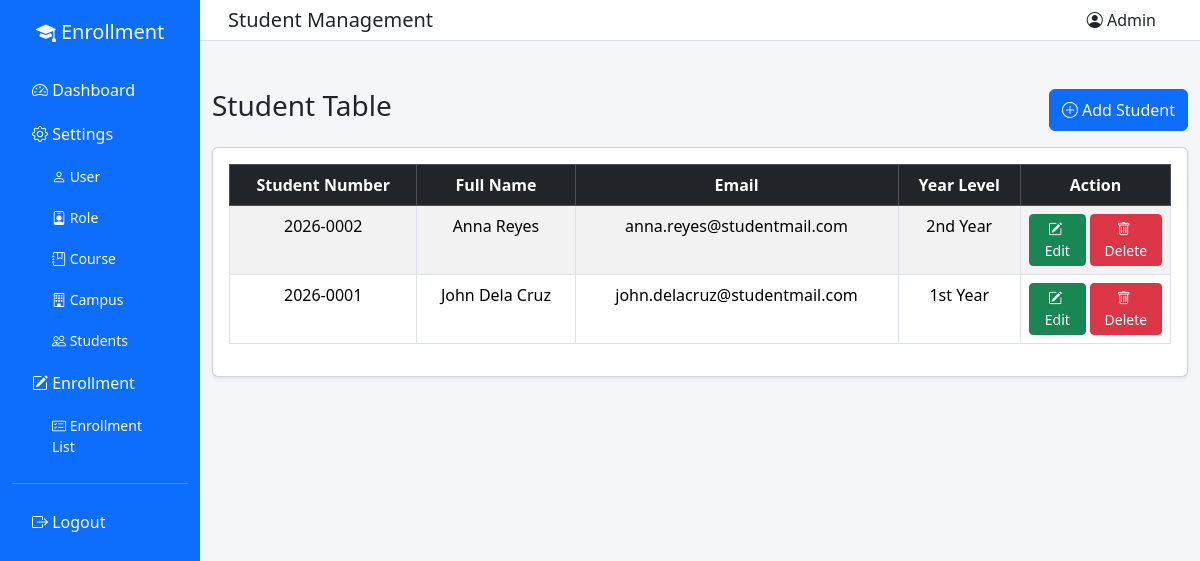
The page /frontend/students.php (signed in) on the database its author committed.
### tables this page shows
CREATE TABLE `students` (
  `studentID` int(11) NOT NULL AUTO_INCREMENT,
  `studentNo` varchar(50) NOT NULL,
  `fullName` varchar(120) NOT NULL,
  `email` varchar(120) NOT NULL,
  `yearLevel` varchar(30) NOT NULL,
  `dateCreated` timestamp NOT NULL DEFAULT current_timestamp(),
  `dateDeleted` date DEFAULT NULL,
  PRIMARY KEY (`studentID`),
  UNIQUE KEY `uq_students_studentNo` (`studentNo`),
  UNIQUE KEY `uq_students_email` (`email`)
);

### frontend/students.php (the view, shortened to what this page needs)
<?php
require_once '../backend/database.php';
?>
<!DOCTYPE html>
<html lang="en">
<head>
<link href="https://cdn.jsdelivr.net/npm/bootstrap@5.3.2/dist/css/bootstrap.min.css" rel="stylesheet">
<link rel="stylesheet" href="https://cdn.jsdelivr.net/npm/bootstrap-icons@1.11.1/font/bootstrap-icons.css">
</head>
<body>
<div class="container-fluid">
<div class="row">
<?php include "nav.php"; ?>
<div class="col-md-10 p-0">
<nav class="navbar navbar-expand-lg topbar px-3">
<div class="container-fluid">
<h5 class="mb-0">Student Management</h5>
<div class="ms-auto"><span class="me-3"><i class="bi bi-person-circle"></i> Admin</span></div>
</div>
</nav>
<div class="container mt-5">
<div class="d-flex justify-content-between mb-3">
<h3>Student Table</h3>
<button class="btn btn-primary" data-bs-toggle="modal" data-bs-target="#addStudentModal"><i class="bi bi-plus-circle me-1"></i>Add Student</button>
</div>
<div class="card shadow-sm">
<div class="card-body">
<table class="table table-bordered table-striped text-center">
<thead class="table-dark">
<tr>
<th>Student Number</th>
<th>Full Name</th>
<th>Email</th>
<th>Year Level</th>
<th width="150">Action</th>
</tr>
</thead>
<tbody>
<?php
$result = mysqli_query($conn, "SELECT * FROM students WHERE dateDeleted IS NULL ORDER BY studentID DESC");
while ($row = mysqli_fetch_assoc($result)) {
    echo "<tr>";
    echo "<td>" . $row['studentNo'] . "</td>";
    echo "<td>" . $row['fullName'] . "</td>";
    echo "<td>" . $row['email'] . "</td>";
    echo "<td>" . $row['yearLevel'] . "</td>";
    echo '<td>
        <div class="d-inline-flex gap-1">
            <button class="btn btn-sm btn-success" data-bs-toggle="modal" data-bs-target="#editStudentModal' . $row['studentID'] . '"><i class="bi bi-pencil-square me-1"></i>Edit</button>
            <button class="btn btn-sm btn-danger" data-bs-toggle="modal" data-bs-target="#deleteStudentModal' . $row['studentID'] . '"><i class="bi bi-trash me-1"></i>Delete</button>
        </div>
    </td>';
    echo "</tr>";
}
?>
</tbody>
</table>
</div>
</div>
</div>
</div>
</div>
</div>
</body>
</html>

### frontend/students.php (style rules this page uses)
body { background:#f5f6fa; }
.topbar { background:white;border-bottom:1px solid #ddd; }

### rows shown on the page
students: studentNo "2026-0002", fullName "Anna Reyes", email "anna.reyes@studentmail.com", yearLevel "2nd Year"
students: studentNo "2026-0001", fullName "John Dela Cruz", email "john.delacruz@studentmail.com", yearLevel "1st Year"
